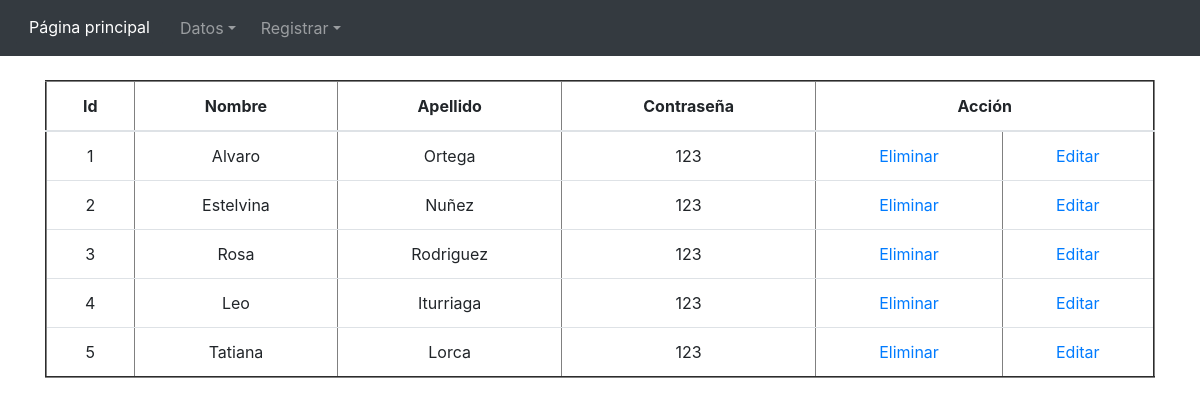
/verProfesor.php, run on the app's committed database.
### tables this page shows
create table tblProfesor(
		idProfesor int auto_increment primary key,
		nombresProfesor varchar(45),
		apellidosProfesor varchar(45),
		contraseñaProfesor varchar(20),
		tipo varchar(10)
		);

### verProfesor.php (the view, shortened to what this page needs)
<!DOCTYPE html>
<html>
<head>
	  <link rel="stylesheet" href="https://maxcdn.bootstrapcdn.com/bootstrap/4.5.2/css/bootstrap.min.css">
</head>
<body>
<nav class="navbar navbar-expand-sm bg-dark navbar-dark">
  <ul class="navbar-nav">
    <li class="nav-item">
      <a class="btn btn-dark" href="index.php">Página principal</a>
    </li>
    <div class="navbar-collapse collapse" id="navbar01">
        <ul class="navbar-nav mr-auto">
          <li class="nav-item dropdown">
            <a class="nav-link dropdown-toggle" href="http://example.com" id="dropdown01" data-toggle="dropdown" aria-haspopup="true" aria-expanded="false" font-size:" 150%;">&nbsp;&nbsp;Datos</a>
          </li>
        </ul>
      </div>
  </ul>
      <div class="navbar-collapse collapse" id="navbar01">
        <ul class="navbar-nav mr-auto">
          <li class="nav-item dropdown">
            <a class="nav-link dropdown-toggle" href="http://example.com" id="dropdown01" data-toggle="dropdown" aria-haspopup="true" aria-expanded="false" font-size:" 150%;">&nbsp;&nbsp;Registrar</a>
          </li>
        </ul>
      </div>
</nav>
<br>
<div class="container">
  <table class="table table-hover table-responsive-md" border="2">
    <thead>
      	<tr align="center">
	      <th>Id</th>
	      <th>Nombre</th>
	      <th>Apellido</th>
	      <th>Contraseña</th>
	      <th colspan="2">Acción</th>
    	</tr>
    </thead>
    <tbody>
<?php
  include("conectar.php");
  $sql="SELECT * from tblProfesor";
    $result=mysqli_query($con,$sql);
    while($mostrar=mysqli_fetch_assoc($result)) { ?>
    <tr align="center">
      <td><?php echo $mostrar['idProfesor'] ?></td>
      <td><?php echo $mostrar['nombresProfesor'] ?></td>
      <td><?php echo $mostrar['apellidosProfesor'] ?></td>
      <td><?php echo $mostrar['contraseñaProfesor'] ?></td>
      <td><a href="eliminarProfesor.php?id=<?php echo $mostrar['idProfesor']; ?>">Eliminar</a></td>
      <td><a href="editarProfesor.php?id=<?php echo $mostrar['idProfesor']; ?>">Editar</a></td>
    </tr>
  <?php } ?>
    </tbody>
  </table>
</div>
</body>
</html>

### data on the page
tblprofesor: idProfesor "1", nombresProfesor "Alvaro", apellidosProfesor "Ortega", contraseñaProfesor "123"
tblprofesor: idProfesor "2", nombresProfesor "Estelvina", apellidosProfesor "Nuñez", contraseñaProfesor "123"
tblprofesor: idProfesor "3", nombresProfesor "Rosa", apellidosProfesor "Rodriguez", contraseñaProfesor "123"
tblprofesor: idProfesor "4", nombresProfesor "Leo", apellidosProfesor "Iturriaga", contraseñaProfesor "123"
tblprofesor: idProfesor "5", nombresProfesor "Tatiana", apellidosProfesor "Lorca", contraseñaProfesor "123"
